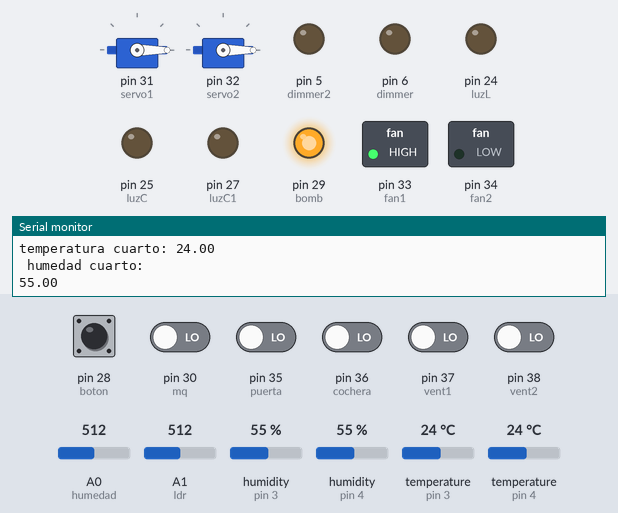
This sketch was run on a simulated Arduino Mega 2560, built with avr-gcc and run on an emulated ATmega2560. Shown: 2 × servo, switched loads named in the sketch (green lamp = pin HIGH), output pins drawn as LEDs (lit = HIGH), the last lines printed to the serial monitor. The inputs (shaded band) are chosen by the test bench; at power-on: pin 28 (boton), pin 30 (mq), pin 35 (puerta), pin 36 (cochera), pin 37 (vent1), pin 38 (vent2) LOW, A1 (ldr) = 512, A0 (humedad) = 512, humidity (sensors on pin 3, pin 4) 55 %, temperature (sensors on pin 3, pin 4) 24 °C. Pins used as bus, display or sensor lines are not drawn.

Above: at 1.4 s.
1.5 s: A1 (ldr) set to 502
At 5.0 s:
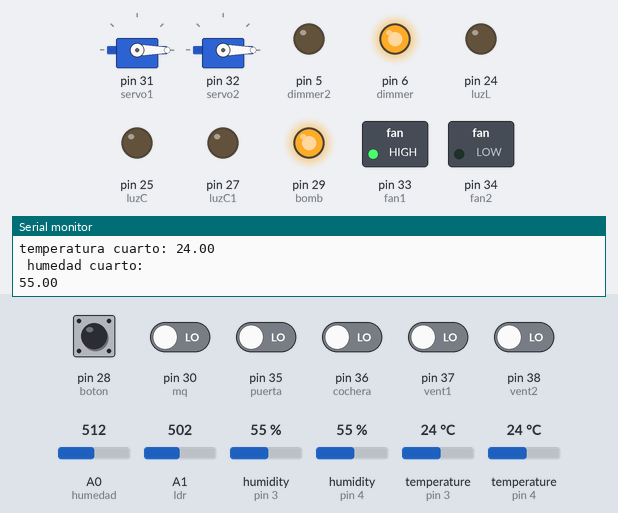
7.9 s: pin 35 (puerta) driven HIGH
At 10.2 s:
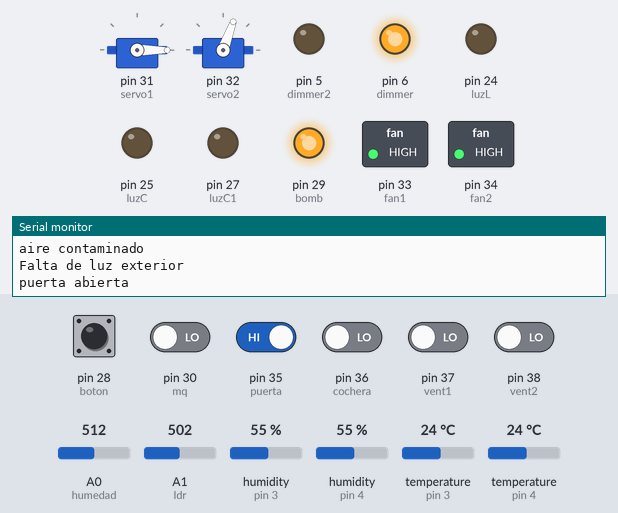
16.6 s: pin 36 (cochera) driven HIGH
At 18.4 s:
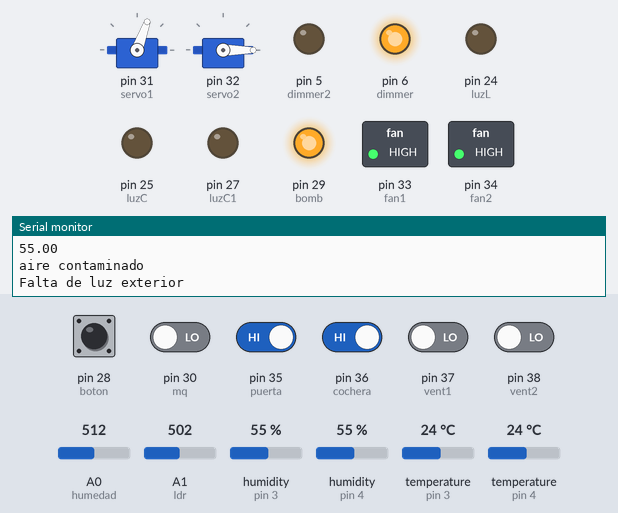
25.3 s: A1 (ldr) set to 522
At 26.3 s:
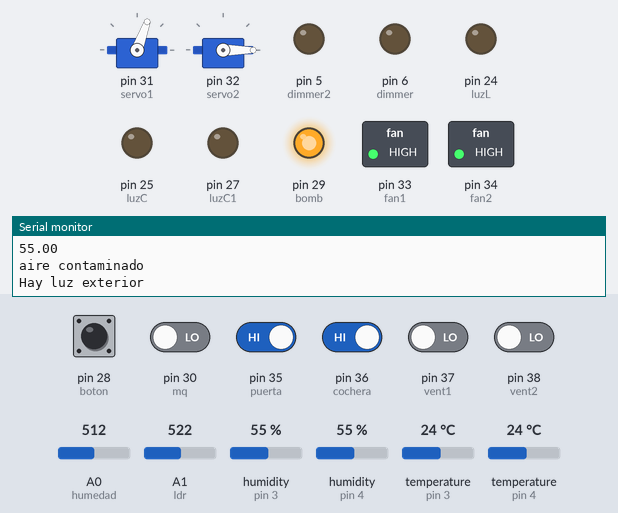
34.0 s: pin 36 (cochera) driven LOW
At 35.7 s:
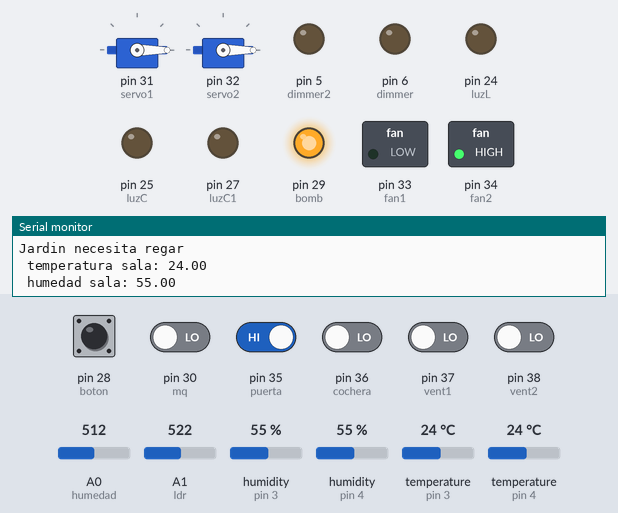
Timing chart, 0 to 49.6 s (numbered marks = the images above; inputs shaded):
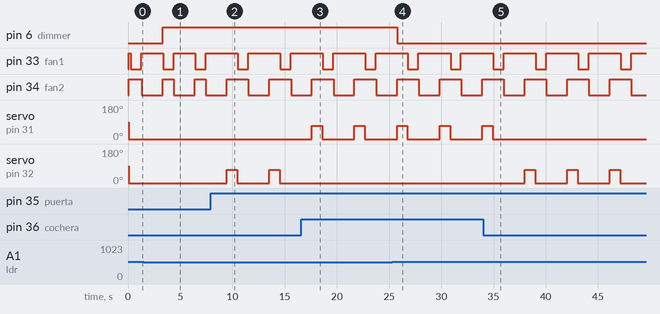

The sketch:

main2.ino
```cpp
#include <SPI.h>
#include <Servo.h>
#include <MFRC522.h>
#include <DHT.h>
#include <DHT_U.h>

/*
 * Pin conectors
 *
 * RFID ( SS_ = 53, SCK = 52, MOSI = 50, irq = '', GND = GND, RST = 9, 3.3 = 3.3) )
 *
 * servo (servo1 = 20, servo2 = 21)
 *
 * mq135 ( d0 = 30)
 *
 * dht (pin pin = 3)
 *
 * tierra (A0 = a0, d0 = 22)
 */

//globales

#define DHT1PIN 3
#define DHT2PIN 4
int mq = 30;
int d0 = 22;
int humedad = A0;
char l = 'k';
int servo1 = 31;
int servo2 = 32;
int fan1 = 33;
int fan2 = 34;
int ldr = A1;
int dimmer = 6;
int luzL = 24;
int luzC = 25;
int dimmer2 = 5;
int luzC1 = 27;
int bomb = 29;

//entras rasp

int boton = 28;
int puerta = 35;
int cochera = 36;
int vent1 = 37;
int vent2 = 38;


//Rango hum : 0~300.muy humedo # 300~700. intermedio #700~1023.seco
//codigo rfid 35 A2 2E 83

//rfid shit

#define RST_PIN 9
#define SS_PIN 53
MFRC522 mfrc522(SS_PIN, RST_PIN);

//dht 11 shit

#define DHTTYPE DHT11
DHT dht (DHT1PIN, DHTTYPE);
DHT dht2 (DHT2PIN, DHTTYPE);
float temp, hum, temp2, hum2;

//objetos

Servo cochera1;
Servo puerta1;

void setup() {
  Serial.begin(9600);
  cochera1.attach(31,600,1500);
  puerta1.attach(32,600,1500);
  SPI.begin();
  mfrc522.PCD_Init();
  pinMode(mq,INPUT);
  pinMode(servo1, OUTPUT);
  pinMode(servo2, OUTPUT);
  pinMode(fan1, OUTPUT);
  pinMode(fan2, OUTPUT);
  pinMode(dimmer, OUTPUT);
  pinMode(luzL, OUTPUT);
  pinMode(luzC, OUTPUT);
  pinMode(dimmer2, OUTPUT);
  pinMode(luzC1, OUTPUT);
  pinMode(ldr, INPUT);
  pinMode(boton, INPUT);
  pinMode(bomb, OUTPUT);
  pinMode(humedad, INPUT);

  pinMode(puerta, INPUT);
  pinMode(cochera, INPUT);
  pinMode(vent1, INPUT);
  pinMode(vent2, INPUT);

  //put close

  cochera1.write(0);
  puerta1.write(0);

  //Initial mode

 digitalWrite(fan1, HIGH);
 digitalWrite(fan2, HIGH);
 digitalWrite(bomb, HIGH);
 digitalWrite(dimmer, LOW);
 digitalWrite(dimmer2, LOW);

  Serial.println("Si quieres controlar los actuadores usa los siguientes comandos");
  Serial.println(" c para abrir la cochera");
  Serial.println(" T para usar el ventilador en la sala");
  Serial.println(" H para regar el jardin");
  Serial.println(" q para el ventilador del cuarto");
  Serial.println(" M para la puerta principal");
}

void shit(char a){
  switch (a){
    case 'c':
      cochera1.write(70);
      delay(1000);
      cochera1.write(0);
    break;

    case 'T':
      digitalWrite(fan1, LOW);
      delay(1000);
      digitalWrite(fan1, HIGH);
    break;

    case 'H':
      digitalWrite(bomb, LOW);
      delay(1000);
      digitalWrite(bomb, HIGH);
    break;

    case 'q':
      digitalWrite(fan2, LOW);
      delay(1000);
      digitalWrite(fan2, HIGH);
    break;
    case 'M':
      puerta1.write(70);
      Serial.println("puerta abierta");
      delay(1000);
      puerta1.write(0);
      Serial.println("puerta cerrada");
  }
  return;
}

void loop() {
  // Revisamos si hay nuevas tarjetas  presentes
  if ( mfrc522.PICC_IsNewCardPresent()){
      //Seleccionamos una tarjeta
            if ( mfrc522.PICC_ReadCardSerial() == "35A22E83"){
                  // Enviamos serialemente su UID
//                  Serial.print("Card UID:");
//                  for (byte i = 0; i < mfrc522.uid.size; i++) {
//                          Serial.print(mfrc522.uid.uidByte[i] < 0x10 ? " 0" : " ");
//                          Serial.print(mfrc522.uid.uidByte[i], HEX);

                  l = 'c';
                  shit(l);
                  Serial.println("Tarjeta correcta, abriendo cochera");
            }
                  //Serial.println();
                  // Terminamos la lectura de la tarjeta  actual
                  mfrc522.PICC_HaltA();
             }
    if( analogRead(humedad) < 700 ){
      l = "H";
      shit(l);
      Serial.println("Jardin necesita regar");
    }else {
      Serial.println("jardin esta humedo");
    }

    hum = dht.readHumidity();
    temp = dht.readTemperature();

    if(isnan(hum) || isnan (temp)){
      Serial.println("Fallo!");
    }else{
      Serial.print (" temperatura sala: ");
      Serial.println (temp);
      Serial.print(" humedad sala: ");
      Serial.println (hum);
      l = 'T';
      shit(l);
    }

    hum2 = dht2.readHumidity();
    temp2 = dht2.readTemperature();

    if(isnan(hum2) || isnan (temp2)){
      Serial.println("Fallo2!");
    }else{
      Serial.print("temperatura cuarto: ");
      Serial.println(temp2);
      Serial.println(" humedad cuarto: ");
      Serial.println(hum2);
      l = 'q';
      shit(l);
    }

    boolean humo = digitalRead(mq);
    if (humo){
      Serial.println ("good air");
    }else{
      Serial.println("aire contaminado");
      l = 'q';
      shit(l);
    }

    int luzfuera = analogRead(ldr);

    if (luzfuera < 512){
      Serial.println("Falta de luz exterior");
      analogWrite(dimmer, 1023);
    }else {
      Serial.println("Hay luz exterior");
      digitalWrite(dimmer, LOW);
    }
    int coche = digitalRead(cochera);
    int puer = digitalRead(puerta);
    int fa1 = digitalRead(vent1);
    int fa2 = digitalRead(vent2);
    int bom = digitalRead(boton);
    if( coche == HIGH){
      l = 'c';
      shit(l);
    }else if(puer == HIGH){
      l = 'M';
      shit(l);
    }else if(fa1 == HIGH){
      l = 'T';
      shit(l);
    }else if(fa2 == HIGH){
      l = 'q';
      shit(l);
    }else if( bom == HIGH){
      l = 'H';
      shit(l);
    }
}
```

Measured:
- the behaviour switches between 512 and 511 on A1 (ldr) (found by bisection; images 0 and 1)
- after the input at 1.5 s, pin 6 (dimmer): LOW → HIGH after 1.8 s
- after the input at 7.9 s, pin 33 (fan1): alternates HIGH for 3.1 s and LOW for 1.0 s, starting after 2.6 s; pin 34 (fan2): HIGH → LOW after 3.6 s, → HIGH 2.0 s later, → LOW 2.1 s later; servo on pin 32 (servo2): alternates 70° for 1.0 s and 0° for 3.1 s, starting after 1.6 s
- after the input at 16.6 s, servo on pin 31 (servo1): alternates 70° for 1.0 s and 0° for 3.1 s, starting after 1.0 s; servo on pin 32 (servo2): stops changing and stays 0°
- after the input at 25.3 s, pin 6 (dimmer): HIGH → LOW after 0.46 s
- after the input at 34.0 s, servo on pin 31 (servo1): goes on until 34.9 s, then stays 0°; servo on pin 32 (servo2): alternates 70° for 1.0 s and 0° for 3.1 s, starting after 4.0 s
- by itself, pin 33 (fan1): alternates HIGH for 2.1 s and LOW for 1.0 s
- by itself, pin 34 (fan2): alternates HIGH for 1.1 s and LOW for 2.0 s
